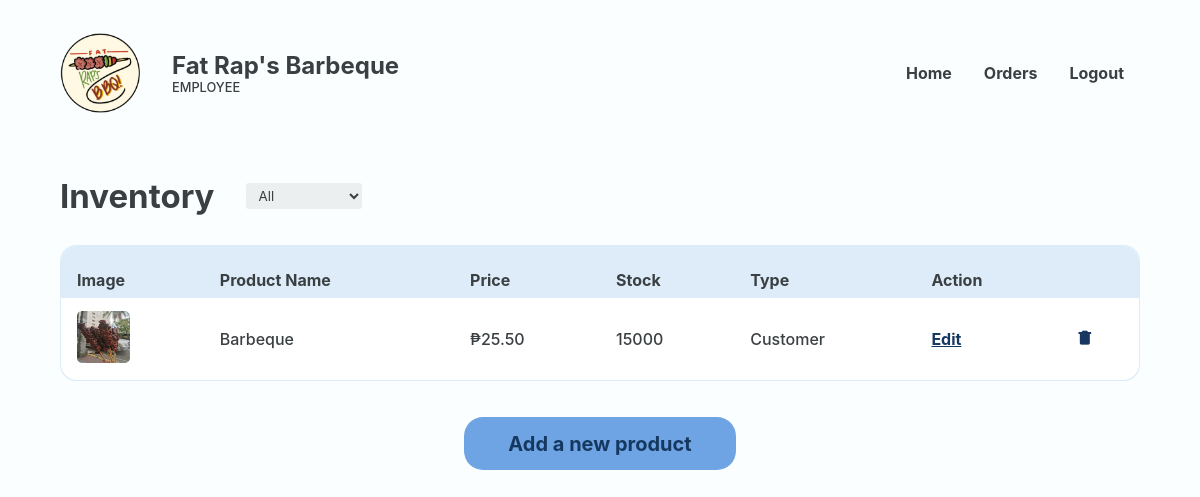
Page /Website/employee-inventory.php (signed in) on the committed database.
### tables this page shows
CREATE TABLE `food` (
  `FOOD_ID` int(18) UNSIGNED NOT NULL,
  `CTGY_ID` int(18) NOT NULL,
  `FOOD_NAME` varchar(20) NOT NULL,
  `FOOD_PRICE` decimal(10,2) NOT NULL,
  `FOOD_DESC` varchar(50) NOT NULL,
  `FOOD_IMG` varchar(255) NOT NULL,
  `FOOD_STOCK` int(20) NOT NULL,
  `FOOD_ACTIVE` varchar(10) NOT NULL,
  `FOOD_TYPE` varchar(16) NOT NULL,
  `HOURLY_CAP` int(18) NOT NULL
);

### Website/employee-inventory.php (the view, shortened to what this page needs)
<?php
@include 'constants.php';
$food_type = isset($_GET['type']) ? $_GET['type'] : 'all';
?>
<!DOCTYPE html>
<html lang="en">
<head>
    <link rel="stylesheet" href="header-styles.css">
    <link rel="stylesheet" href="admin-styles.css">
    <link href='https://unpkg.com/boxicons@2.1.4/css/boxicons.min.css' rel='stylesheet'>
</head>
<body>
    <header class="backend">
        <div class="header-container">
            <div class="website-title">
                <img id="logo" src="images/client-logo.png">
                <div class="text">
                    <h1>Fat Rap's Barbeque</h1>
                    <p>EMPLOYEE</p>
                </div>
            </div>
            <ul class='menubar'>
                <li><a href="<?php echo SITEURL; ?>employee-home.php">Home</a></li>
                <li><a href="<?php echo SITEURL; ?>employee-to-prepare-orders.php">Orders</a></li>
                <?php
                if (isset($_SESSION['prsn_id'])) {
                ?>
                    <li><a href="<?php echo SITEURL; ?>logout.php">Logout</a>
                    </li>
                <?php
                } else {
                ?>
                    <li><a href="<?php echo SITEURL; ?>login-page.php">Login</a></li>
                <?php
                }
                ?>
            </ul>
        </div>
    </header>
    <main>
        <section class="section">
            <div class="container">
                <div class="section-heading row">
                    <h2>Inventory</h2>
                    <select name="food-type" id="food-type" class="dropdown">
                        <option value="all" <?php echo ($food_type === 'all') ? 'selected' : ''; ?>>All</option>
                    </select>
                </div>
                <section class="section-body">
                    <section class="main-section column">
                        <div class="table-wrapper">
                            <table class="alternating">
                                <tr>
                                    <th class="header">Image</th>
                                    <th class="header">Product Name</th>
                                    <th class="header">Price</th>
                                    <th class="header">Stock</th>
                                    <th class="header">Type</th>
                                    <th class="header">Action</th>
                                    <th class="header"></th>
                                </tr>
                                <?php
                                $food_type = isset($_GET['type']) ? $_GET['type'] : 'all';
                                if ($food_type === 'all') {
                                    $sql = "SELECT * FROM food";
                                } else {
                                    $sql = "SELECT * FROM food WHERE FOOD_TYPE = '$food_type'";
                                }
                                $res = mysqli_query($conn, $sql);
                                $count = mysqli_num_rows($res);
                                if ($count > 0) {
                                    while ($row = mysqli_fetch_assoc($res)) {
                                        $FOOD_NAME = $row['FOOD_NAME'];
                                        $FOOD_ID = $row['FOOD_ID'];
                                        $FOOD_PRICE = $row['FOOD_PRICE'];
                                        $FOOD_IMG = $row['FOOD_IMG'];
                                        $FOOD_STOCK = $row['FOOD_STOCK'];
                                        $FOOD_TYPE = $row['FOOD_TYPE'];
                                ?>
                                        <tr>
                                            <td data-cell="Image">
                                                <img src="<?php echo SITEURL; ?>images/<?php echo $FOOD_IMG; ?>" alt="">
                                            </td>
                                            <td data-cell="Product Name"><?php echo $FOOD_NAME ?></td>
                                            <td data-cell="Price">₱<?php echo $FOOD_PRICE ?></td>
                                            <td data-cell="Stock">
                                                <span class="<?php echo ($FOOD_STOCK < 100) ? 'red-text' : ''; ?>">
                                                    <p><?php echo $FOOD_STOCK ?></p>
                                                </span>
                                            </td>
                                            <td data-cell="Price"><?php echo $FOOD_TYPE ?></td>
                                            <td data-cell="Action"><a href="<?php echo SITEURL; ?>employee-edit-product.php?FOOD_ID=<?php echo $FOOD_ID ?>" class="edit">Edit</a></td>
                                            <td data-cell="Action"><a href="#" onclick="confirmDelete(<?php echo $FOOD_ID; ?>)" class="bx bxs-trash-alt trash"></a></td>
                                        </tr>
                                    <?php
                                    }
                                }
                                ?>
                            </table>
                        </div>
                        <a href="<?php echo SITEURL; ?>employee-add-product.php" class="page-btn"><button class="big-btn">Add a new product</button></a>
                    </section>
                </section>
            </div>
        </section>
    </main>
</body>
</html>

### Website/header-styles.css (style rules this page uses)
*, *::before, *::after { margin: 0; padding: 0; box-sizing: border-box; font-family: inherit; }
:root { --bg:#F2FFE1; --primary:#f3d95c; --text:#3A001E; --text2: #FA3F1F; --input-bg:#F7F3DC; --eye-icon:#CEC699; --block: #4ADE5D; --block-p:#277B32; --block-h1: #0F4C17; --form-bg: #FFFDEF; --header-text: #3A001E; }
body { font-family: 'Inter', sans-serif; }
header, footer { width: 100%; display: flex; justify-content: center; align-items: center; }
header { height: 8rem; position: fixed; top: 0; z-index: 100; color: var(--header-text); background-color: var(--bg); }
header.backend { color: #3A3F42; background-color: #FBFEFF; }
.header-container, .footer-container { margin-inline: auto; margin-top: 2rem; margin-bottom: 0.9rem; width: 90%; max-width: 1200px; display: flex; justify-content: space-between; align-items: center; }
.website-title { display: flex; align-items: center; }
header img { width: 80px; position: relative; }
header .text { margin-left: 2rem; display: flex; flex-direction: column; gap: 0; }
header h1 { white-space: nowrap; font-size: 1.5rem; }
header .text p, footer .right-container p { font-size: 0.8rem; }
li > a { color: inherit; text-decoration: none; }
.menubar { display: flex; flex-direction: row; list-style-type: none; margin: 0; padding: 0; }
.menubar > li { font-weight: bold; margin: 0 1rem; overflow: hidden; }

### Website/admin-styles.css (style rules this page uses)
*, *::before, *::after { margin: 0; padding: 0; box-sizing: border-box; font-family: inherit; }
:root { --bg:#EDE9D0; --primary:#F5D636; --active-primary:#EDCB1C; --input-bg:#F7F3DC; --form-bg: #FFFDEF; --available:#A8D991; --available-text:#304D23; --fully-booked:#C13B24; --fully-booked-text:var(--text); --closed:#3B3B3B; --closed-text:#A9A9A9; --product-info-bg: #C13B24; --light-text: #FEFBEA; --text:#3A3F42; --light-blue: #DEECF9; --darker-row: #deecf94f; --sidemenu-blue: #6EA4E4; --sidemenu-blue-hover: #5790D5; --sidemenu-blue-text: #163860; --db-highlight-blue: #93CBFF; --gray: #878F94; --accept-green: #78D35A; --reject-red: #DA523B; }
html { color: var(--text); }
body { font-family: 'Inter', sans-serif; font-weight: 500; min-height: 100vh; color: #3A3F42; background-color: #FBFEFF; }
main { padding-top: 8rem; }
.section { width: 100%; display: flex; justify-content: center; align-items: center; }
.container { max-width: 1200px; width: 90%; margin: clamp(1rem, 5vw, 3rem) auto; margin-bottom: 5rem; }
.section-heading { display: flex; flex-direction: column; gap: 0.5rem; margin-bottom: 1.8rem; }
.row { display: flex; flex-direction: row; align-items: center; }
.section-heading h2 { font-size: 2.0625rem; }
.dropdown { background-color: #ECEFEF; color: var(--text); padding: 4px 8px; min-width: 7.25rem; border-radius: 3px; border: none; margin-left: 1.5rem; }
.main-section { min-width: 5rem; }
.column { display: flex; flex-direction: column; }
.table-wrapper { width: 100%; background-color: var(--light-blue); border-radius: 1rem; padding: 1px; height: max-content; overflow-x: auto; flex: 1; }
table { background: white; border-radius: 1rem; border-collapse: collapse; width: 100%; }
table .edit, table .trash { color: var(--sidemenu-blue-text); font-weight: bold; }
table .trash { text-decoration: none; }
table th.header, .app-det-tbl table td.header { padding: 1.5rem 1rem 0.5rem 1rem ; background: var(--light-blue); }
table th.header:first-of-type { border-top-left-radius: 1rem; }
table th.header:last-of-type { border-top-right-radius: 1rem; }
td,th { text-align: left; text-wrap: nowrap; }
td { padding: 0.8rem; padding-left: 1rem; }
.alternating tr:nth-last-of-type(2n) { background: var(--darker-row); }
table img { width: 3.3rem; height: 3.3rem; border-radius: 5px; }
button { display: inline-block; border: none; outline: none; padding: 0; cursor: pointer; }
.side-menu .inventory-box, .view, .big-btn { display: block; background-color: var(--sidemenu-blue); padding: 0.9rem 1.1rem; font-size: 1rem; color: var(--sidemenu-blue-text); }
.big-btn { border-radius: 1.2rem; width: max-content; min-width: 17rem; margin: 0 auto; font-weight: bold; font-size: 1.25rem; margin-top: 2.25rem; text-decoration: none; text-align: center; }
.page-btn { text-decoration: none; width: max-content; margin-inline: auto; }

### rows in the picture
food: FOOD_IMG (picture), FOOD_NAME "Barbeque", FOOD_PRICE "25.50", FOOD_STOCK "15000", FOOD_TYPE "Customer"
